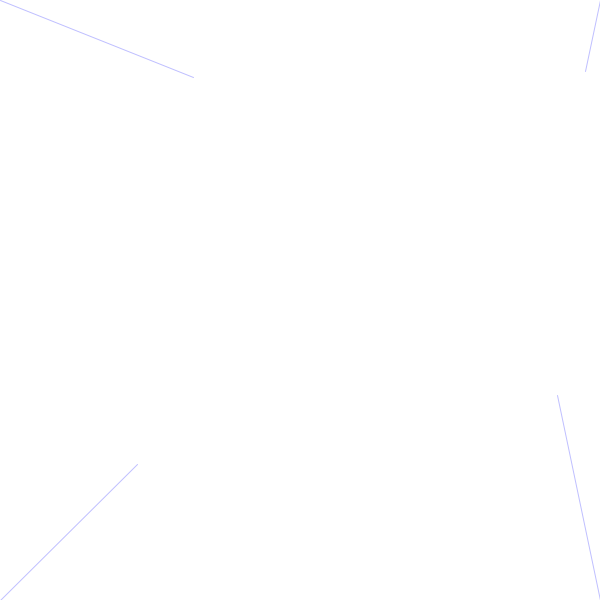
Frame 1 (no input)
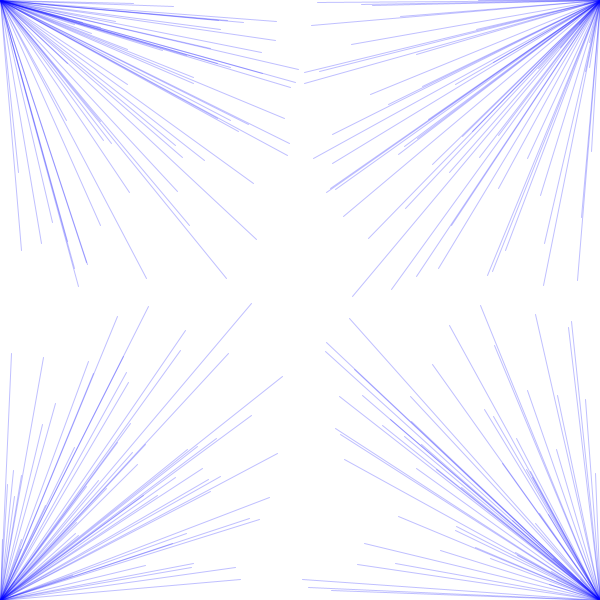
Frame 60 (the mouse pressed at the canvas centre just before this capture)
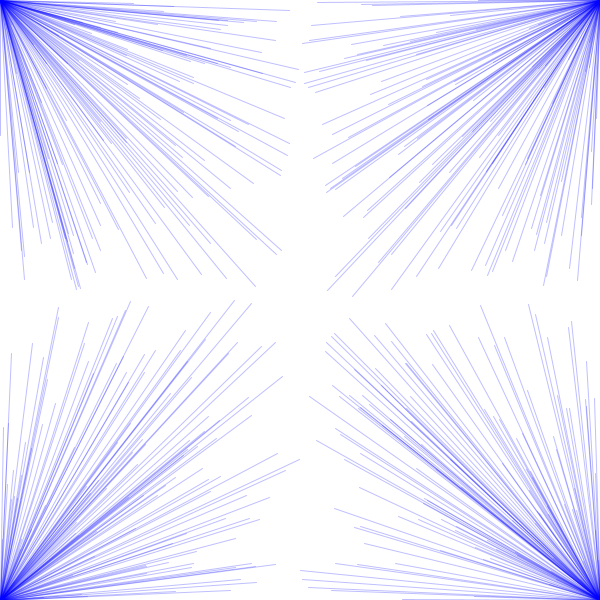
Frame 120 (the mouse held since frame 60 and released just before this capture)

The Processing sketch that drew these frames (run headless with seeded random() and noise(); from frame 60 on, the mouse is pressed at the canvas centre):

// Processing sketch: z_desafio_divisaoCanvas
// ── z_desafio_divisaoCanvas.pde
void setup()
{
  size(600, 600);
  //frameRate(10);
  background(255);
}

void draw()
{
  stroke(0, 0, 255, 64); 
  
  line(0, 0, random(0, width/2), random(0, height/2));
  line(width, 0, random(width/2, width), random(0, height/2));
  line(width, height, random(width/2, width), random(height/2, height));
  line(0, height, random(0, width/2), random(height/2, height));
}
